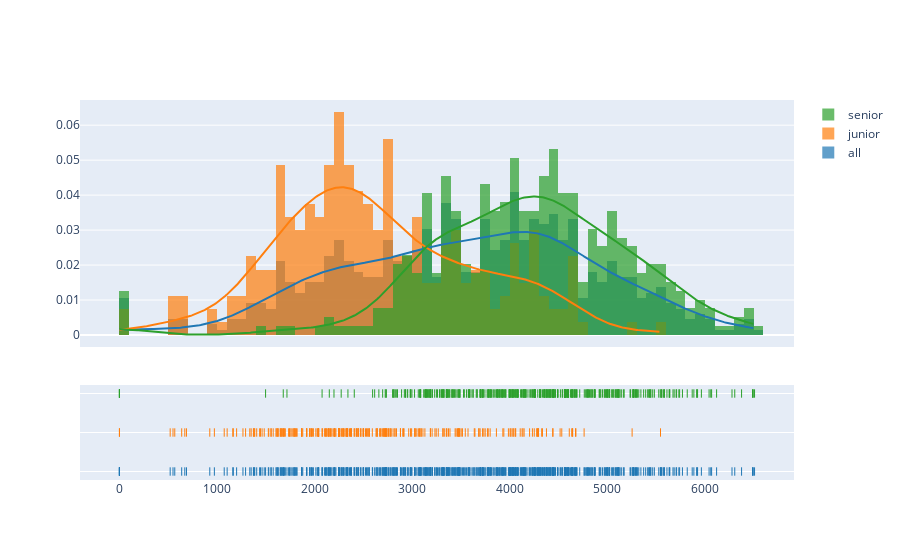

The code cell stored with this chart in its notebook:
### Code cell
# s1=np.random.RandomState(12)
# #柯西分布
# x1=s1.standard_cauchy(200)-4
# #泊松分布
# x2=s1.uniform(1,10,200)
# #Gamma分布
# x3=s1.standard_gamma(3,200)+4
# #指数分布
# x4=s1.exponential(3,200)+8
x1 = list(data_entity.df.loc[:,'interval'])
x2 = list(data_entity_junior.df.loc[:,'interval'])
x3 = list(data_entity_senior.df.loc[:,'interval'])


#数据组
hist_data=[x1,x2,x3]

group_labels=['all','junior','senior']

fig=ff.create_distplot(hist_data,group_labels,bin_size=100,histnorm = 'probability')
plot(fig,filename='./plot/时间分布直方图应用.html')
offline.iplot(fig)

### Figure 1 — Plotly figure (JSON) as saved in the notebook; plotly's stock layout.template omitted (floating-point values rounded to 4 significant figures; data arrays with more than 128 entries replaced by an {"elided": "..."} marker saying what was removed)
{"data": [{"autobinx": false, "histnorm": "probability", "legendgroup": "all", "marker": {"color": "rgb(31, 119, 180)"}, "name": "all", "opacity": 0.7, "type": "histogram", "x": {"elided": "662 int values"}, "xaxis": "x", "xbins": {"end": 6509, "size": 100, "start": -1}, "yaxis": "y"}, {"autobinx": false, "histnorm": "probability", "legendgroup": "junior", "marker": {"color": "rgb(255, 127, 14)"}, "name": "junior", "opacity": 0.7, "type": "histogram", "x": {"elided": "267 int values"}, "xaxis": "x", "xbins": {"end": 5545, "size": 100, "start": -1}, "yaxis": "y"}, {"autobinx": false, "histnorm": "probability", "legendgroup": "senior", "marker": {"color": "rgb(44, 160, 44)"}, "name": "senior", "opacity": 0.7, "type": "histogram", "x": {"elided": "395 int values"}, "xaxis": "x", "xbins": {"end": 6509, "size": 100, "start": -1}, "yaxis": "y"}, {"legendgroup": "all", "marker": {"color": "rgb(31, 119, 180)"}, "mode": "lines", "name": "all", "showlegend": false, "type": "scatter", "x": {"elided": "500 float values"}, "xaxis": "x", "y": {"elided": "500 float values"}, "yaxis": "y"}, {"legendgroup": "junior", "marker": {"color": "rgb(255, 127, 14)"}, "mode": "lines", "name": "junior", "showlegend": false, "type": "scatter", "x": {"elided": "500 float values"}, "xaxis": "x", "y": {"elided": "500 float values"}, "yaxis": "y"}, {"legendgroup": "senior", "marker": {"color": "rgb(44, 160, 44)"}, "mode": "lines", "name": "senior", "showlegend": false, "type": "scatter", "x": {"elided": "500 float values"}, "xaxis": "x", "y": {"elided": "500 float values"}, "yaxis": "y"}, {"legendgroup": "all", "marker": {"color": "rgb(31, 119, 180)", "symbol": "line-ns-open"}, "mode": "markers", "name": "all", "showlegend": false, "type": "scatter", "x": {"elided": "662 int values"}, "xaxis": "x", "y": {"elided": "662 str values"}, "yaxis": "y2"}, {"legendgroup": "junior", "marker": {"color": "rgb(255, 127, 14)", "symbol": "line-ns-open"}, "mode": "markers", "name": "junior", "showlegend": false, "type": "scatter", "x": {"elided": "267 int values"}, "xaxis": "x", "y": {"elided": "267 str values"}, "yaxis": "y2"}, {"legendgroup": "senior", "marker": {"color": "rgb(44, 160, 44)", "symbol": "line-ns-open"}, "mode": "markers", "name": "senior", "showlegend": false, "type": "scatter", "x": {"elided": "395 int values"}, "xaxis": "x", "y": {"elided": "395 str values"}, "yaxis": "y2"}], "layout": {"barmode": "overlay", "hovermode": "closest", "legend": {"traceorder": "reversed"}, "xaxis": {"anchor": "y2", "domain": [0, 1], "zeroline": false}, "yaxis": {"anchor": "free", "domain": [0.35, 1], "position": 0}, "yaxis2": {"anchor": "x", "domain": [0, 0.25], "dtick": 1, "showticklabels": false}}}
